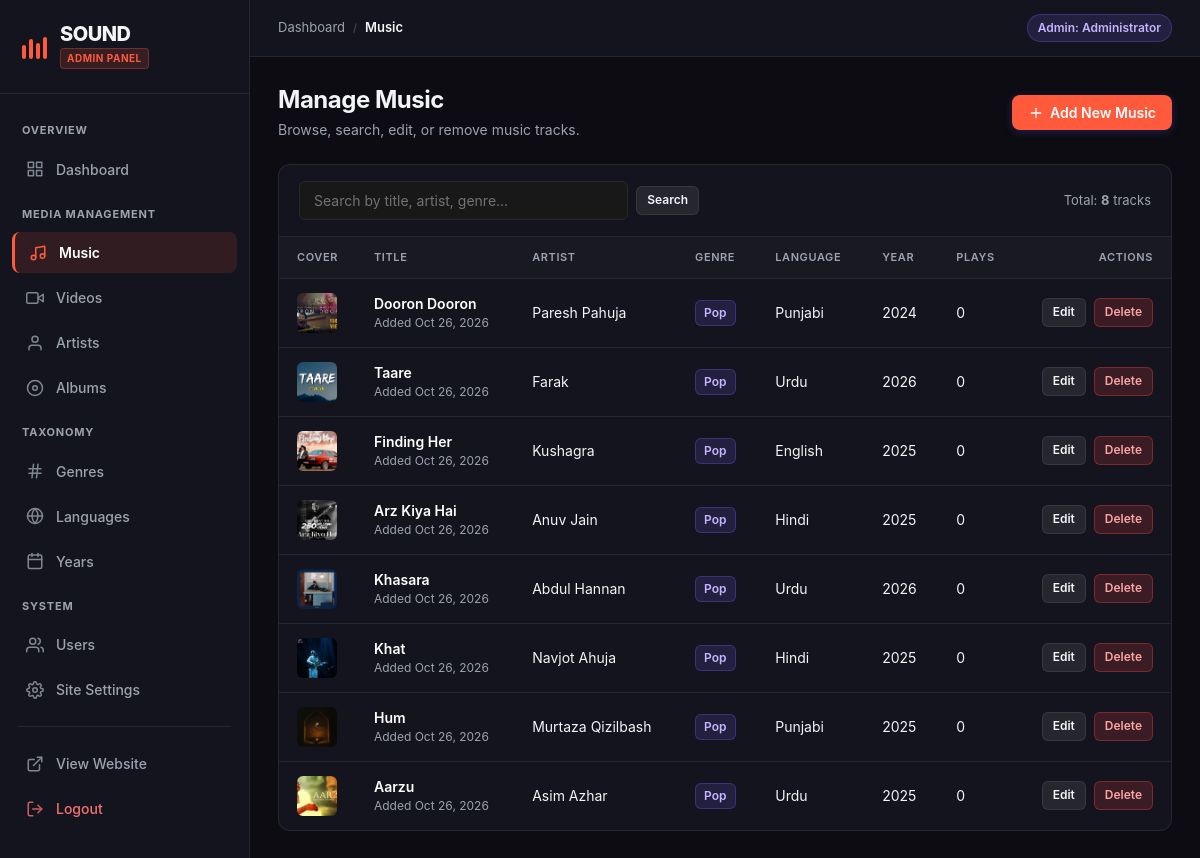
Screenshot of /admin/music.php (signed in) with the database file from the repository.
### tables this page shows
CREATE TABLE `music` (
  `id` int(11) NOT NULL,
  `artist_id` int(11) NOT NULL,
  `album_id` int(11) DEFAULT NULL,
  `genre_id` int(11) NOT NULL,
  `language_id` int(11) NOT NULL,
  `year_id` int(11) NOT NULL,
  `title` varchar(100) NOT NULL,
  `file_path` varchar(255) NOT NULL,
  `cover` varchar(255) DEFAULT NULL,
  `description` text DEFAULT NULL,
  `duration` int(11) DEFAULT NULL,
  `play_count` int(11) DEFAULT 0,
  `created_at` timestamp NOT NULL DEFAULT current_timestamp()
);

CREATE TABLE `artists` (
  `id` int(11) NOT NULL,
  `name` varchar(100) NOT NULL,
  `description` text DEFAULT NULL
);

CREATE TABLE `genres` (
  `id` int(11) NOT NULL,
  `name` varchar(50) NOT NULL
);

CREATE TABLE `languages` (
  `id` int(11) NOT NULL,
  `name` varchar(50) NOT NULL
);

CREATE TABLE `years` (
  `id` int(11) NOT NULL,
  `year` int(11) NOT NULL
);

### config/database.php (called while the page is built, shortened)
<?php
try {
    $pdo = new PDO("mysql:host=" . DB_HOST . ";dbname=" . DB_NAME . ";charset=utf8mb4", DB_USER, DB_PASS);
    $pdo->setAttribute(PDO::ATTR_ERRMODE, PDO::ERRMODE_EXCEPTION);
} catch (PDOException $e) {
    if (defined('APP_DEBUG') && APP_DEBUG) {
        die("Could not connect to the database " . DB_NAME . ": " . $e->getMessage());
    } else {
        error_log("Database connection error: " . $e->getMessage());
        http_response_code(500);
        die("<!DOCTYPE html><html><head><title>Service Unavailable</title><link rel='stylesheet' href='/sound/assets/css/style.css'></head><body style='display:flex;align-items:center;justify-content:center;min-height:100vh;background:#121212;color:#fff;font-family:\"Segoe UI\", sans-serif;'><div style='text-align:center;'><h1>Service Temporarily Unavailable</h1><p style='color:#b3b3b3;'>We are experiencing database connectivity issues. Please try again in a few moments.</p></div></body></html>");
    }
}
function query($sql, $params = []) {
    global $pdo;
    $stmt = $pdo->prepare($sql);
    $stmt->execute($params);
    return $stmt;
}
function fetchAll($sql, $params = []) {
    return query($sql, $params)->fetchAll(PDO::FETCH_ASSOC);
}
function fetchOne($sql, $params = []) {
    return query($sql, $params)->fetch(PDO::FETCH_ASSOC);
}
require_once __DIR__ . '/../includes/helpers.php';

### admin/music.php (the view, shortened to what this page needs)
<?php
require_once __DIR__ . '/includes/admin_header.php';
$search = trim($_GET['search'] ?? '');
$params = [];
$where_clauses = [];
$where_sql = !empty($where_clauses) ? 'WHERE ' . implode(' AND ', $where_clauses) : '';
$count_sql = "SELECT COUNT(*) as count FROM music m LEFT JOIN artists a ON m.artist_id = a.id LEFT JOIN genres g ON m.genre_id = g.id $where_sql";
$total_items = fetchOne($count_sql, $params)['count'] ?? 0;
$per_page = 10;
$total_pages = max(1, ceil($total_items / $per_page));
$page = max(1, min($total_pages, intval($_GET['page'] ?? 1)));
$offset = ($page - 1) * $per_page;
$items_sql = "SELECT m.*, a.name as artist_name, g.name as genre_name, l.name as language_name, y.year
              FROM music m
              LEFT JOIN artists a ON m.artist_id = a.id
              LEFT JOIN genres g ON m.genre_id = g.id
              LEFT JOIN languages l ON m.language_id = l.id
              LEFT JOIN years y ON m.year_id = y.id
              $where_sql
              ORDER BY m.id DESC LIMIT $per_page OFFSET $offset";
$music_items = fetchAll($items_sql, $params);
?>
<div class="admin-page-header">
    <div>
        <h1>Manage Music</h1>
        <p style="color: var(--admin-text-muted); margin: 4px 0 0 0; font-size: 14px;">Browse, search, edit, or remove music tracks.</p>
    </div>
    <div class="header-actions">
        <a href="add_music.php" class="btn btn-primary">
            <svg width="16" height="16" viewBox="0 0 24 24" fill="none" stroke="currentColor" stroke-width="2" stroke-linecap="round" stroke-linejoin="round"><line x1="12" y1="5" x2="12" y2="19"></line><line x1="5" y1="12" x2="19" y2="12"></line></svg>
            Add New Music
        </a>
    </div>
</div>
<div class="admin-table-container">
    <div class="admin-table-toolbar">
        <form method="get" action="music.php" class="admin-search-form">
            <input type="text" name="search" class="admin-search-input" placeholder="Search by title, artist, genre..." value="<?php echo htmlspecialchars($search); ?>">
            <button type="submit" class="btn btn-secondary btn-sm">Search</button>
        </form>
        <div style="font-size: 13px; color: var(--admin-text-muted);">
            Total: <strong><?php echo $total_items; ?></strong> tracks
        </div>
    </div>
    <?php if (empty($music_items)): ?>
        <div class="admin-empty-state">
            <svg class="admin-empty-icon" viewBox="0 0 24 24" fill="none" stroke="currentColor" stroke-width="2" stroke-linecap="round" stroke-linejoin="round">
                <path d="M9 18V5l12-2v13"></path>
                <circle cx="6" cy="18" r="3"></circle>
                <circle cx="18" cy="16" r="3"></circle>
            </svg>
            <h3>No Music Tracks Found</h3>
            <p><?php echo $search !== '' ? 'No tracks matched your search "' . htmlspecialchars($search) . '".' : 'There are no tracks uploaded yet.'; ?></p>
            <?php if ($search !== ''): ?>
                <a href="music.php" class="btn btn-secondary btn-sm">Clear Search</a>
            <?php else: ?>
                <a href="add_music.php" class="btn btn-primary btn-sm">Upload Your First Track</a>
            <?php endif; ?>
        </div>
    <?php else: ?>
        <div style="overflow-x: auto;">
            <table class="admin-table">
                <thead>
                    <tr>
                        <th style="width: 50px;">Cover</th>
                        <th>Title</th>
                        <th>Artist</th>
                        <th>Genre</th>
                        <th>Language</th>
                        <th>Year</th>
                        <th>Plays</th>
                        <th style="text-align: right;">Actions</th>
                    </tr>
                </thead>
                <tbody>
                    <?php foreach ($music_items as $item): ?>
                        <tr>
                            <td>
                                <?php echo render_cover_tile($item['title'], $item['cover'], 'Cover', '', 'style="width: 40px; height: 40px; border-radius: 6px; object-fit: cover;"'); ?>
                            </td>
                            <td>
                                <div style="font-weight: 600; color: #fff;"><?php echo htmlspecialchars($item['title']); ?></div>
                                <div style="font-size: 12px; color: var(--admin-text-muted);">Added <?php echo date('M j, Y', strtotime($item['created_at'])); ?></div>
                            </td>
                            <td><?php echo htmlspecialchars($item['artist_name'] ?? 'Unknown'); ?></td>
                            <td><span class="admin-badge admin-badge-music"><?php echo htmlspecialchars($item['genre_name'] ?? '-'); ?></span></td>
                            <td><?php echo htmlspecialchars($item['language_name'] ?? '-'); ?></td>
                            <td><?php echo htmlspecialchars($item['year'] ?? '-'); ?></td>
                            <td><?php echo number_format($item['play_count'] ?? 0); ?></td>
                            <td style="text-align: right;">
                                <div style="display: inline-flex; align-items: center; gap: 8px;">
                                    <a href="edit_music.php?id=<?php echo $item['id']; ?>" class="btn btn-secondary btn-sm">Edit</a>
                                    <form method="post" action="music.php" style="margin: 0; display: inline;" onsubmit="return confirm('Are you sure you want to delete this track: &quot;<?php echo htmlspecialchars(addslashes($item['title'])); ?>&quot;? This cannot be undone.');">
                                        <button type="submit" class="btn btn-danger btn-sm">Delete</button>
                                    </form>
                                </div>
                            </td>
                        </tr>
                    <?php endforeach; ?>
                </tbody>
            </table>
        </div>
    <?php endif; ?>
</div>
<?php require_once __DIR__ . '/includes/admin_footer.php'; ?>

### includes/helpers.php (shortened to what this page needs)
<?php
function asset_url($path) {
    $path = trim($path);
    $clean = ltrim($path, '/\\');
    return '/sound/' . str_replace('\\', '/', $clean);
}
function asset_exists($path) {
    $clean = ltrim(str_replace(['/sound/', '\\'], ['', '/'], $path), '/');
    return file_exists(ROOT_PATH . $clean);
}
function render_cover_tile($title, $coverPath, $alt = '', $extraClasses = '', $attr = '') {
    $altText = !empty($alt) ? $alt : $title;
    if (!empty($coverPath) && asset_exists($coverPath)) {
        $url = htmlspecialchars(asset_url($coverPath));
        $altSafe = htmlspecialchars($altText);
        $classSafe = htmlspecialchars($extraClasses);
        return "<img src=\"{$url}\" alt=\"{$altSafe}\" class=\"{$classSafe}\" {$attr}>";
    }
    $initials = strtoupper(substr(trim($title ?: 'SO'), 0, 2));
    $classSafe = htmlspecialchars('placeholder ' . $extraClasses);
    return "<div class=\"{$classSafe}\" {$attr}><span style=\"color: #FF5A3C; font-weight: 800; font-size: 14px;\">" . htmlspecialchars($initials) . "</span></div>";
}

### assets/css/style.css (style rules this page uses)
:root { --bg-base: #121212; --bg-surface: #181818; --bg-card: #181818; --bg-card-hover: #242424; --bg-elevated: #282828; --bg-highlight: #323232; --border-color: #282828; --border-hover: #3e3e3e; --text-primary: #FFFFFF; --text-muted: #B3B3B3; --text-subtle: #727272; --accent: #FF5A3C; --accent-hover: #ff7157; --accent-active: #e04a2f; --accent-subtle: rgba(255, 90, 60, 0.15); --accent-text: #FFFFFF; --danger: #ef4444; --danger-subtle: rgba(239, 68, 68, 0.15); --success: #22c55e; --success-subtle: rgba(34, 197, 94, 0.15); --font-sans: 'Segoe UI', -apple-system, BlinkMacSystemFont, Roboto, 'Helvetica Neue', Arial, sans-serif; --font-mono: SFMono-Regular, Consolas, 'Liberation Mono', Menlo, monospace; --radius-sm: 4px; --radius-md: 6px; --radius-card: 8px; --radius-pill: 9999px; --sidebar-width: 240px; --player-height: 80px; --topbar-height: 64px; --transition-fast: 0.15s ease; --transition-normal: 0.2s ease; --shadow-card: 0 4px 12px rgba(0, 0, 0, 0.4); --shadow-dropdown: 0 8px 24px rgba(0, 0, 0, 0.6); }
*, *::before, *::after { margin: 0; padding: 0; box-sizing: border-box; }
html { font-size: 16px; color-scheme: dark; background-color: var(--bg-base); }
body { font-family: var(--font-sans); background-color: var(--bg-base); color: var(--text-primary); line-height: 1.5; -webkit-font-smoothing: antialiased; -moz-osx-font-smoothing: grayscale; min-height: 100vh; }
a { color: inherit; text-decoration: none; transition: color var(--transition-fast); }
img, svg { display: block; max-width: 100%; }
button, input, select, textarea { font-family: inherit; font-size: inherit; color: inherit; }
h1, h2, h3, h4, h5, h6 { color: var(--text-primary); font-weight: 700; line-height: 1.25; }
h1 { font-size: 28px; margin-bottom: 20px; letter-spacing: -0.02em; }
p { color: var(--text-muted); margin-bottom: 12px; }
.btn { display: inline-flex; align-items: center; justify-content: center; gap: 8px; padding: 9px 18px; border: 1px solid transparent; border-radius: var(--radius-md); cursor: pointer; font-size: 14px; font-weight: 600; line-height: 1.4; text-align: center; transition: background-color var(--transition-fast), border-color var(--transition-fast), transform var(--transition-fast), opacity var(--transition-fast); user-select: none; }
.btn-primary { background-color: var(--accent); color: var(--accent-text); border-color: var(--accent); }
.btn-secondary { background-color: var(--bg-elevated); color: var(--text-primary); border-color: var(--border-color); }
.btn-danger { background-color: var(--danger); color: #FFFFFF; border-color: var(--danger); }
.btn-sm { padding: 6px 12px; font-size: 12px; border-radius: var(--radius-sm); }
input[type="text"], input[type="email"], input[type="password"], input[type="number"], input[type="tel"], input[type="search"], input[type="file"], select, textarea { width: 100%; padding: 10px 14px; border: 1px solid var(--border-color); border-radius: var(--radius-md); background-color: var(--bg-surface); color: var(--text-primary); font-size: 14px; outline: none; transition: border-color var(--transition-fast), background-color var(--transition-fast); }
input::placeholder, textarea::placeholder { color: var(--text-subtle); }

### rows the page displays
music: cover (picture), title "Dooron Dooron", created_at "Oct 26, 2026", artist.name "Paresh Pahuja", genre.name "Pop", language.name "Punjabi", year.year "2024", play_count "0"
music: cover (picture), title "Taare", created_at "Oct 26, 2026", artist.name "Farak", genre.name "Pop", language.name "Urdu", year.year "2026", play_count "0"
music: cover (picture), title "Finding Her", created_at "Oct 26, 2026", artist.name "Kushagra", genre.name "Pop", language.name "English", year.year "2025", play_count "0"
music: cover (picture), title "Arz Kiya Hai", created_at "Oct 26, 2026", artist.name "Anuv Jain", genre.name "Pop", language.name "Hindi", year.year "2025", play_count "0"
music: cover (picture), title "Khasara", created_at "Oct 26, 2026", artist.name "Abdul Hannan", genre.name "Pop", language.name "Urdu", year.year "2026", play_count "0"
music: cover (picture), title "Khat", created_at "Oct 26, 2026", artist.name "Navjot Ahuja", genre.name "Pop", language.name "Hindi", year.year "2025", play_count "0"
music: cover (picture), title "Hum", created_at "Oct 26, 2026", artist.name "Murtaza Qizilbash", genre.name "Pop", language.name "Punjabi", year.year "2025", play_count "0"
music: cover (picture), title "Aarzu", created_at "Oct 26, 2026", artist.name "Asim Azhar", genre.name "Pop", language.name "Urdu", year.year "2025", play_count "0"

### other values shown
$site_name "SOUND"
$crumb['title'] "Dashboard"
$crumb['title'] "Music"
$user_name "Administrator"
$total_items "8"
